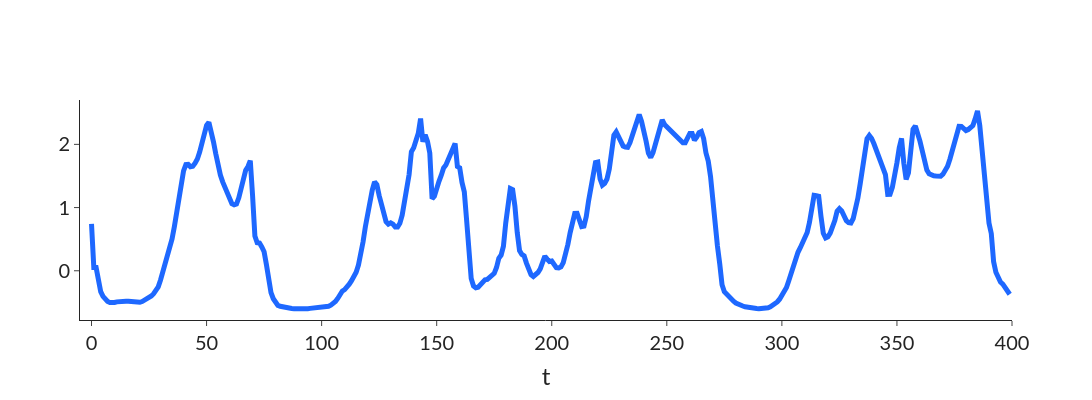

Notebook source saved alongside this figure:
### Code cell
MAX = 400

fig = go.Figure()

fig.add_trace(go.Scatter(x = torch.arange(0, co2_norm.shape[0])[0:MAX], y = 0.8 + g_norm[0:MAX],
                    mode = 'lines',
                    name = 'd (C02 Vostok)',
                    line_color = "#1E68FF",
                    line = dict(width = 5)))

fig.update_layout(title = '',
                   xaxis_title = 't',
                   yaxis_title = '')

fig.update_layout(template = "simple_white")
fig.update_layout(font_family = "Lato", font_size = 20)
fig.update_layout(xaxis_range=[- 5, MAX])
fig.update_layout(legend = dict(x = 1.0, y = 1.01, bgcolor = "rgba(0,0,0,0)"))

fig.update_layout(autosize = False, width = 1600, height = 400)

fig.show()

### Figure 1 — Plotly figure (JSON) as saved in the notebook; plotly's stock layout.template omitted (floating-point values rounded to 4 significant figures; data arrays with more than 128 entries replaced by an {"elided": "..."} marker saying what was removed)
{"data": [{"line": {"color": "#1E68FF", "width": 5}, "mode": "lines", "name": "d (C02 Vostok)", "type": "scatter", "x": {"elided": "400 int values"}, "y": {"elided": "400 float values"}}], "layout": {"autosize": false, "font": {"family": "Lato", "size": 20}, "height": 400, "legend": {"bgcolor": "rgba(0,0,0,0)", "x": 1, "y": 1.01}, "title": {"text": ""}, "width": 1600, "xaxis": {"range": [-5, 400], "title": {"text": "t"}}, "yaxis": {"title": {"text": ""}}}}
